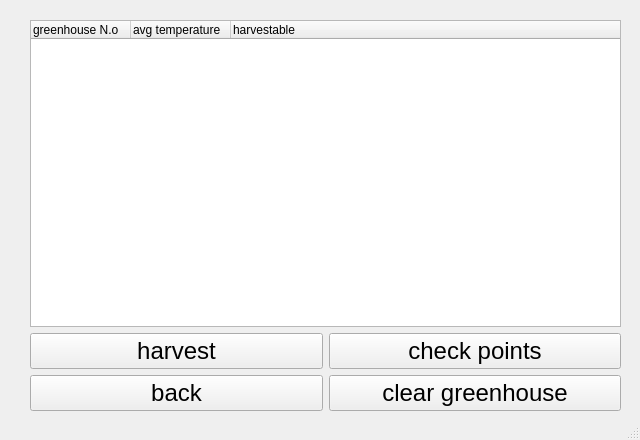
<?xml version="1.0" encoding="UTF-8"?>
<ui version="4.0">
 <class>MainWindow</class>
 <widget class="QMainWindow" name="MainWindow">
  <property name="geometry">
   <rect>
    <x>0</x>
    <y>0</y>
    <width>640</width>
    <height>440</height>
   </rect>
  </property>
  <property name="minimumSize">
   <size>
    <width>640</width>
    <height>440</height>
   </size>
  </property>
  <property name="maximumSize">
   <size>
    <width>640</width>
    <height>440</height>
   </size>
  </property>
  <property name="windowTitle">
   <string>greenhouses</string>
  </property>
  <widget class="QWidget" name="centralwidget">
   <widget class="QWidget" name="verticalLayoutWidget">
    <property name="geometry">
     <rect>
      <x>30</x>
      <y>20</y>
      <width>591</width>
      <height>391</height>
     </rect>
    </property>
    <layout class="QVBoxLayout" name="verticalLayout">
     <item>
      <widget class="QTableWidget" name="tableWidget">
       <property name="frameShape">
        <enum>QFrame::StyledPanel</enum>
       </property>
       <property name="frameShadow">
        <enum>QFrame::Sunken</enum>
       </property>
       <property name="midLineWidth">
        <number>0</number>
       </property>
       <property name="horizontalScrollBarPolicy">
        <enum>Qt::ScrollBarAsNeeded</enum>
       </property>
       <property name="sizeAdjustPolicy">
        <enum>QAbstractScrollArea::AdjustToContents</enum>
       </property>
       <property name="autoScroll">
        <bool>true</bool>
       </property>
       <property name="autoScrollMargin">
        <number>22</number>
       </property>
       <property name="tabKeyNavigation">
        <bool>true</bool>
       </property>
       <property name="showDropIndicator" stdset="0">
        <bool>true</bool>
       </property>
       <property name="dragDropOverwriteMode">
        <bool>true</bool>
       </property>
       <property name="alternatingRowColors">
        <bool>false</bool>
       </property>
       <property name="selectionMode">
        <enum>QAbstractItemView::SingleSelection</enum>
       </property>
       <property name="selectionBehavior">
        <enum>QAbstractItemView::SelectRows</enum>
       </property>
       <property name="showGrid">
        <bool>true</bool>
       </property>
       <property name="gridStyle">
        <enum>Qt::SolidLine</enum>
       </property>
       <property name="sortingEnabled">
        <bool>false</bool>
       </property>
       <property name="wordWrap">
        <bool>true</bool>
       </property>
       <property name="cornerButtonEnabled">
        <bool>true</bool>
       </property>
       <property name="rowCount">
        <number>0</number>
       </property>
       <property name="columnCount">
        <number>3</number>
       </property>
       <attribute name="horizontalHeaderVisible">
        <bool>true</bool>
       </attribute>
       <attribute name="horizontalHeaderMinimumSectionSize">
        <number>19</number>
       </attribute>
       <attribute name="horizontalHeaderShowSortIndicator" stdset="0">
        <bool>false</bool>
       </attribute>
       <attribute name="horizontalHeaderStretchLastSection">
        <bool>true</bool>
       </attribute>
       <attribute name="verticalHeaderVisible">
        <bool>false</bool>
       </attribute>
       <attribute name="verticalHeaderCascadingSectionResizes">
        <bool>false</bool>
       </attribute>
       <attribute name="verticalHeaderHighlightSections">
        <bool>false</bool>
       </attribute>
       <attribute name="verticalHeaderShowSortIndicator" stdset="0">
        <bool>false</bool>
       </attribute>
       <attribute name="verticalHeaderStretchLastSection">
        <bool>false</bool>
       </attribute>
       <column>
        <property name="text">
         <string>greenhouse N.o</string>
        </property>
        <property name="textAlignment">
         <set>AlignLeading|AlignVCenter</set>
        </property>
       </column>
       <column>
        <property name="text">
         <string>avg temperature</string>
        </property>
        <property name="font">
         <font>
          <kerning>true</kerning>
         </font>
        </property>
        <property name="textAlignment">
         <set>AlignLeading|AlignVCenter</set>
        </property>
       </column>
       <column>
        <property name="text">
         <string>harvestable</string>
        </property>
        <property name="textAlignment">
         <set>AlignLeading|AlignVCenter</set>
        </property>
       </column>
      </widget>
     </item>
     <item>
      <layout class="QGridLayout" name="gridLayout">
       <item row="3" column="0">
        <widget class="QPushButton" name="btn_back">
         <property name="font">
          <font>
           <pointsize>18</pointsize>
          </font>
         </property>
         <property name="text">
          <string>back</string>
         </property>
        </widget>
       </item>
       <item row="2" column="0">
        <widget class="QPushButton" name="btn_harvest">
         <property name="font">
          <font>
           <pointsize>18</pointsize>
          </font>
         </property>
         <property name="text">
          <string>harvest</string>
         </property>
        </widget>
       </item>
       <item row="2" column="1">
        <widget class="QPushButton" name="btn_checkPoints">
         <property name="font">
          <font>
           <pointsize>18</pointsize>
          </font>
         </property>
         <property name="text">
          <string>check points</string>
         </property>
        </widget>
       </item>
       <item row="3" column="1">
        <widget class="QPushButton" name="btn_clear">
         <property name="font">
          <font>
           <pointsize>18</pointsize>
          </font>
         </property>
         <property name="text">
          <string>clear greenhouse</string>
         </property>
        </widget>
       </item>
      </layout>
     </item>
    </layout>
   </widget>
  </widget>
  <widget class="QStatusBar" name="statusbar"/>
 </widget>
 <resources/>
 <connections/>
</ui>
